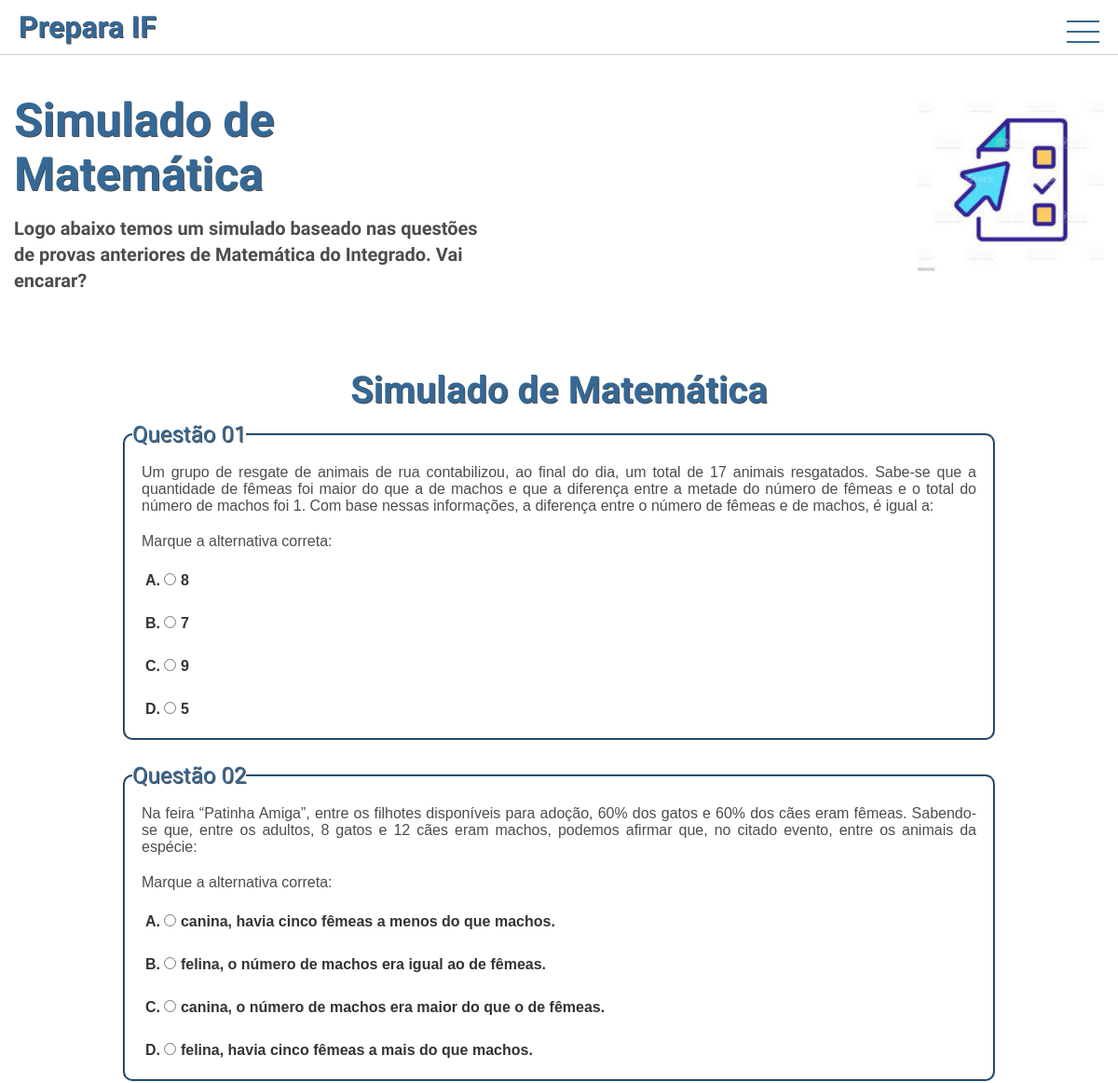
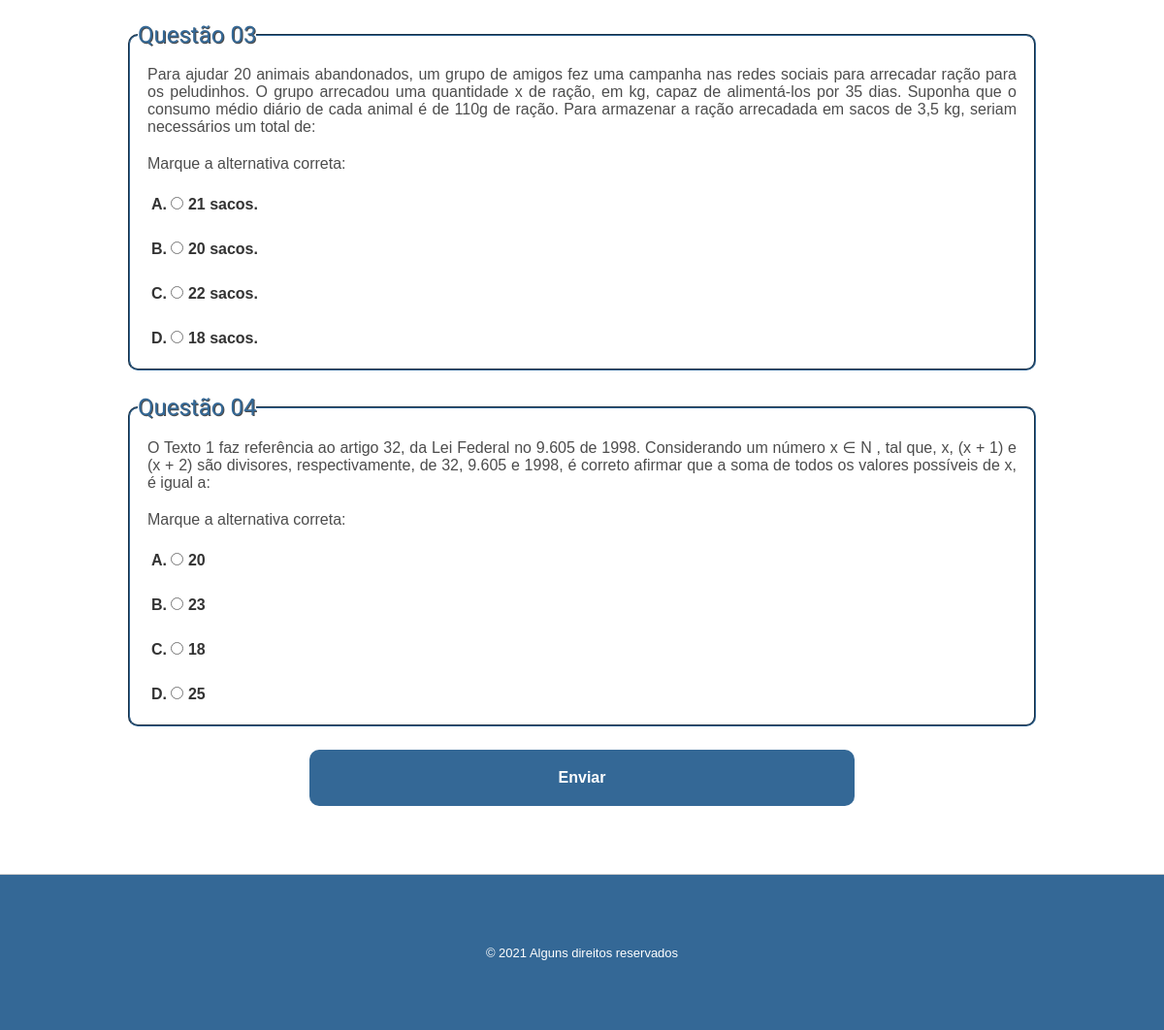
Page /int-simulated-math.php (signed in) on the committed database (2 pictures, top to bottom).
### tables this page shows
CREATE TABLE `questoes` (
  `id_questao` int(11) NOT NULL,
  `assunto` varchar(20) NOT NULL,
  `questao` text NOT NULL,
  `modalidade` varchar(20) NOT NULL,
  `ano` varchar(20) NOT NULL
);

CREATE TABLE `alternativas` (
  `id_alternativa` int(11) NOT NULL,
  `assunto` varchar(20) NOT NULL,
  `alternativa` text NOT NULL,
  `modalidade` varchar(20) NOT NULL,
  `ano` varchar(20) NOT NULL,
  `correta` int(11) NOT NULL,
  `id_questao` int(11) DEFAULT NULL
);

### int-simulated-math.php (the view, shortened to what this page needs)
<?php
    require_once 'authentication.php';
?>
<!DOCTYPE html>
<html lang="pt-br">
<head>
    <link rel="stylesheet" href="css/style.css">
    <link rel="stylesheet" href="css/main.css">
    <link rel="stylesheet" href="css/downloads.css">
    <link rel="stylesheet" href="css/simulated.css">
</head>
<body>
    <div class="container-content">
        <?php
            require_once 'header.php';
        ?>
        <main class="main" >
            <section class="initial" id="section-main">
                <div class="info" id="div-text-downloads">
                    <h1>Simulado de Matemática</h1>
                    <h2>Logo abaixo temos um simulado baseado nas questões de provas anteriores de Matemática do Integrado. Vai encarar?</h2>
                </div>
                <div class="image-right" id="img-r-main">
                    <img src="images/simulado.png" alt="Imagem prova com questão certa" id="img-main">
                </div>
            </section>
            <section class="second" id="id-container-simulated">
                <div class="container-simulated">
                    <h3>Simulado de Matemática</h3>
                    <form action="analyze-questions.php?modalidade=integrado-matematica" method="POST">
                            <?php
                                $selectQuestions = $pdo->prepare("SELECT questoes.id_questao, questoes.questao FROM questoes WHERE questoes.modalidade = 'Integrado' AND questoes.assunto = 'Matematica' order by RAND()");
                                $selectQuestions->execute();
                                if ($selectQuestions->rowCount() > 0) {
                                    $questions = $selectQuestions->fetchAll(PDO::FETCH_ASSOC);
                                    for ($q = 0; $q < count($questions); $q++) {
                                        $selectAlt = $pdo->prepare("SELECT alternativas.alternativa FROM alternativas WHERE alternativas.id_questao = :id_questao order by RAND()");
                                        $selectAlt->bindValue(":id_questao", $questions[$q]['id_questao']);
                                        $selectAlt->execute();
                                        if ($selectAlt->rowCount() > 0) {
                                            $alts = $selectAlt->fetchAll(PDO::FETCH_ASSOC);
                                            $num += 1;
                                            echo "<fieldset>
                                                <legend>Questão 0$num</legend>
                                                <div class='questions'>
                                                    <p>{$questions[$q]['questao']}:</p>
                                                    <p>Marque a alternativa correta:</p>";
                                                for ($a = 0; $a < count($alts); $a++) {
                                                    switch ($a) {
                                                        case 0:
                                                            $l = 'A';
                                                            break;
                                                        case 1:
                                                            $l = 'B';
                                                            break;
                                                        case 2:
                                                            $l = 'C';
                                                            break;
                                                        case 3:
                                                            $l = 'D';
                                                            break;
                                                    }
                                                   echo "<label>$l. <input type='radio' value='{$alts[$a]['alternativa']}' name='alt-$num' id='a'> {$alts[$a]['alternativa']}</label>";
                                                }
                                            echo "</div>
                                            </fieldset>";
                                        }
                                    }
                                    echo "<input id='submit-questions' type='submit' value='Enviar' name='submit-math-int'>";
                                }
                            ?>
                    </form>
                </div>
            </section>
        </main>
        <?php
            require_once 'footer.php';
        ?>
    </div>
</body>
</html>

### header.php (shortened to what this page needs)
<header class="header">
            <div class="container-menu">
                <a href="main.php"><h1 class="logo">Prepara IF</h1></a>
               <nav id="menu">
                    <button aria-label="Abrir Menu" class="botao-mobile" aria-haspopup="true" aria-controls="menu-section" aria-expanded="false">
                        <div class="hamburguer"></div>
                    </button>
                </nav>
            </div>
    </header>

### footer.php
<footer class="footer">
        &copy; 2021 Alguns direitos reservados
</footer>

### css/style.css (style rules this page uses)
* { box-sizing: border-box; padding: 0; margin: 0; outline: 0; }
html { font-size: 62.5%; right: 0; left: 0; top: 0; }
body { font-size: 1.6rem; font-family: Arial, sans-serif; }
.container-content { max-width: 1500px; display: block; margin: 0 auto; }
.header { max-height: 70px; height: 10vh; }
.container-menu { display: flex; align-items: center; align-self: center; justify-content: space-between; position: fixed; background-color: #fff; z-index: 10000; padding: 1rem; padding-right: 2rem; padding-left: 2rem; border-bottom: 1px solid rgba(0, 0, 0, .2); max-width: 1500px; width: 100%; }
.container-menu a { text-decoration: none; }
.container-menu h1 { color: #346896; text-shadow: rgba(0, 0, 0, .7) 0.1rem 0.1rem; font-family: 'Gluten', cursive; }
.botao-mobile { display: block; width: 35px; cursor: pointer; border: none; background: none; }
.botao-mobile .hamburguer, .hamburguer::after, .hamburguer::before { content: ''; display: block; margin-top: 9px; border-top: 2px solid #346896; transition: 0.5s; }
.main { width: 100%; height: auto; }
.initial { display: flex; align-items: center; justify-content: space-between; padding: 1.5rem; padding-top: 6rem; padding-bottom: 2rem; border-bottom: 1px solid rgba(0, 0, 0, .2); max-width: 1300px; width: 100%; margin: 0 auto; }
.info { display: block; margin: 1rem auto; margin-left: 0; max-width: 700px; width: 100%; }
.info h1 { color: #346896; font-size: 5rem; text-shadow: rgba(0, 0, 0, .7) 0.1rem 0.1rem; font-family: 'Gluten', cursive; text-align: center; margin-bottom: 1.5rem; }
.info h2 { font-family: 'Josefin Sans', sans-serif; color: rgba(0, 0, 0, .7); text-align: center; margin-bottom: 3rem; font-size: 2rem; line-height: 2.8rem; }
.image-right { display: block; }
.second { display: block; padding: 1.5rem; padding-top: 2rem; padding-bottom: 2rem; border-bottom: 1px solid rgba(0, 0, 0, .2); flex-wrap: wrap; max-width: 1300px; width: 100%; margin: 0 auto; }
.footer { display: flex; align-items: center; justify-content: center; color: #ffffff; background-color: #346896; font-size: 1.3rem; padding: 2rem; height: 20vh !important; clear: both; margin-bottom: 0 !important; margin-top: 0%; }

### css/main.css (style rules this page uses)
#section-main { padding-top: 2rem; padding-bottom: 0rem; border: 0; }
#img-r-main #img-main { display: block; max-width: 380px; margin-bottom: 6rem; }

### css/downloads.css (style rules this page uses)
#div-text-downloads { max-width: 500px; }
#div-text-downloads h1 { text-align: left; }
#div-text-downloads h2 { text-align: left; }

### css/simulated.css (style rules this page uses)
#id-container-simulated { display: flex; justify-content: center; }
#id-container-simulated .container-simulated { display: flex; flex-direction: column; width: 80%; }
#id-container-simulated .container-simulated h3 { text-align: center; margin-top: 2rem; margin-bottom: 1rem; font-size: 4rem; text-shadow: rgba(0, 0, 0, .7) 0.1rem 0.1rem; color: #346896; font-family: 'Gluten', cursive; }
#id-container-simulated .container-simulated form { color: rgba(0, 0, 0, .7); }
#id-container-simulated .container-simulated form fieldset { margin-bottom: 2.4rem; border-color: #346896; border-radius: 10px; padding: 0.8rem; }
#id-container-simulated .container-simulated form fieldset legend { color: #346896; text-shadow: rgba(0, 0, 0, .7) 0.1rem 0.1rem; font-family: 'Gluten', cursive; font-size: 2.4rem; }
#id-container-simulated .container-simulated form fieldset .questions { display: flex; flex-direction: column; }
#id-container-simulated .container-simulated form fieldset .questions p { margin: 1rem; text-align: justify; }
#id-container-simulated .container-simulated form fieldset .questions label { margin: 1.4rem; color: rgba(0, 0, 0, .8); font-weight: bolder; }
#id-container-simulated .container-simulated form input#submit-questions { display: block; margin: 0 auto; padding: 2rem; width: 60%; margin-bottom: 5rem; color: white; background-color: #346896; border: none; border-radius: 10px; font-size: 1.6rem; font-weight: bolder; }

### rows in the picture
questoes: questao "Um grupo de resgate de animais de rua contabilizou, ao final do dia, um total de 17 animais resgatados. Sabe-se que a quantidade de fêmeas foi maior do que a de machos e que a diferença entre a metade do número de fêmeas e o total do número de machos foi 1. Com base nessas informações, a diferença entre o número de fêmeas e de machos, é igual a"
alternativas: l "A", alternativa "8"
alternativas: l "B", alternativa "7"
alternativas: l "C", alternativa "9"
alternativas: l "D", alternativa "5"
questoes: questao "Na feira “Patinha Amiga”, entre os filhotes disponíveis para adoção, 60% dos gatos e 60% dos cães eram fêmeas. Sabendo-se que, entre os adultos, 8 gatos e 12 cães eram machos, podemos afirmar que, no citado evento, entre os animais da espécie"
alternativas: l "A", alternativa "canina, havia cinco fêmeas a menos do que machos."
alternativas: l "B", alternativa "felina, o número de machos era igual ao de fêmeas."
alternativas: l "C", alternativa "canina, o número de machos era maior do que o de fêmeas."
alternativas: l "D", alternativa "felina, havia cinco fêmeas a mais do que machos."
questoes: questao "Para ajudar 20 animais abandonados, um grupo de amigos fez uma campanha nas redes sociais para arrecadar ração para os peludinhos. O grupo arrecadou uma quantidade x de ração, em kg, capaz de alimentá-los por 35 dias. Suponha que o consumo médio diário de cada animal é de 110g de ração. Para armazenar a ração arrecadada em sacos de 3,5 kg, seriam necessários um total de"
alternativas: l "A", alternativa "21 sacos."
alternativas: l "B", alternativa "20 sacos."
alternativas: l "C", alternativa "22 sacos."
alternativas: l "D", alternativa "18 sacos."
questoes: questao "O Texto 1 faz referência ao artigo 32, da Lei Federal no 9.605 de 1998. Considerando um número x ∈ N , tal que, x, (x + 1) e (x + 2) são divisores, respectivamente, de 32, 9.605 e 1998, é correto afirmar que a soma de todos os valores possíveis de x, é igual a"
alternativas: l "A", alternativa "20"
alternativas: l "B", alternativa "23"
alternativas: l "C", alternativa "18"
alternativas: l "D", alternativa "25"
